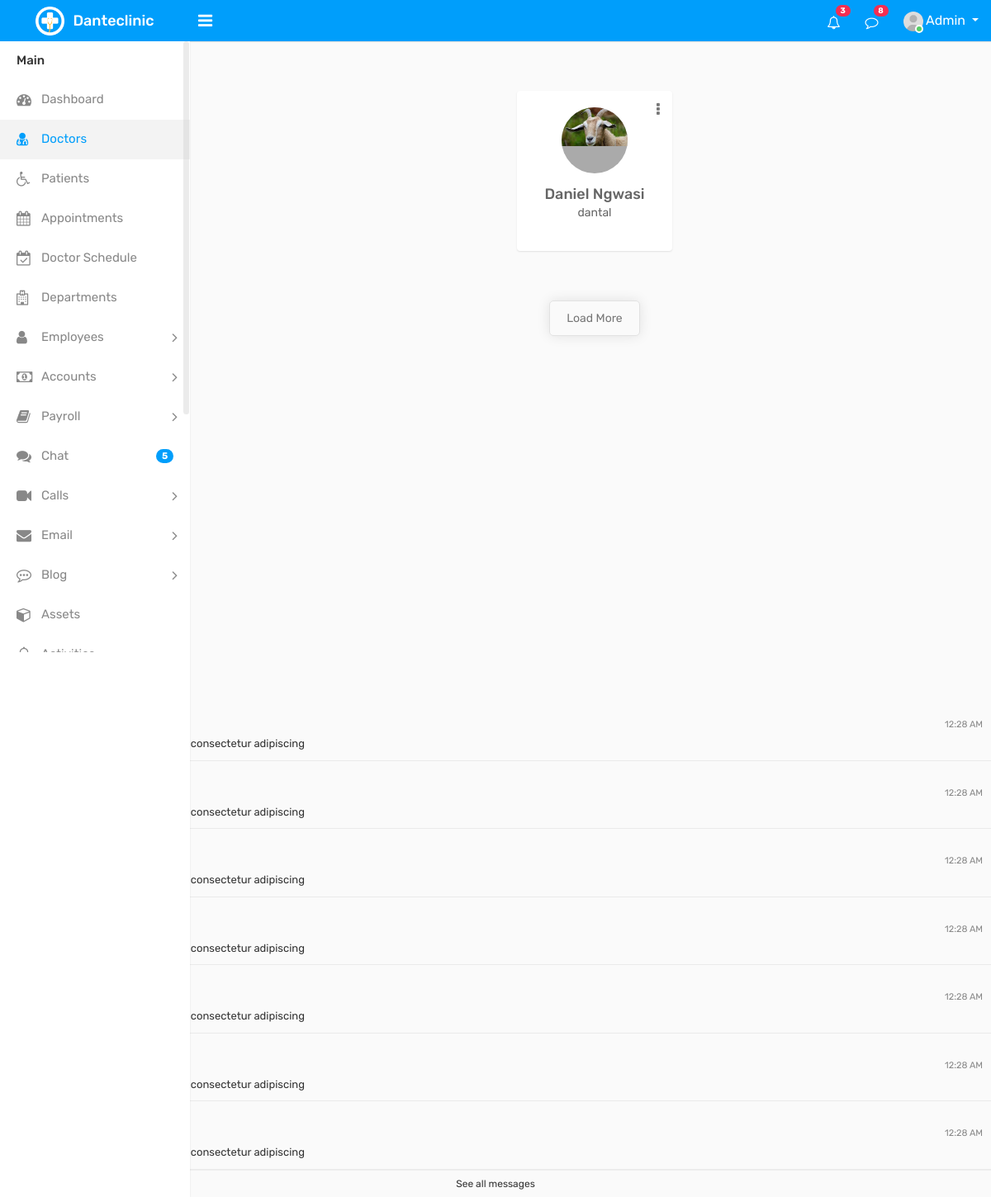
The app's page /doctors.html, older data.
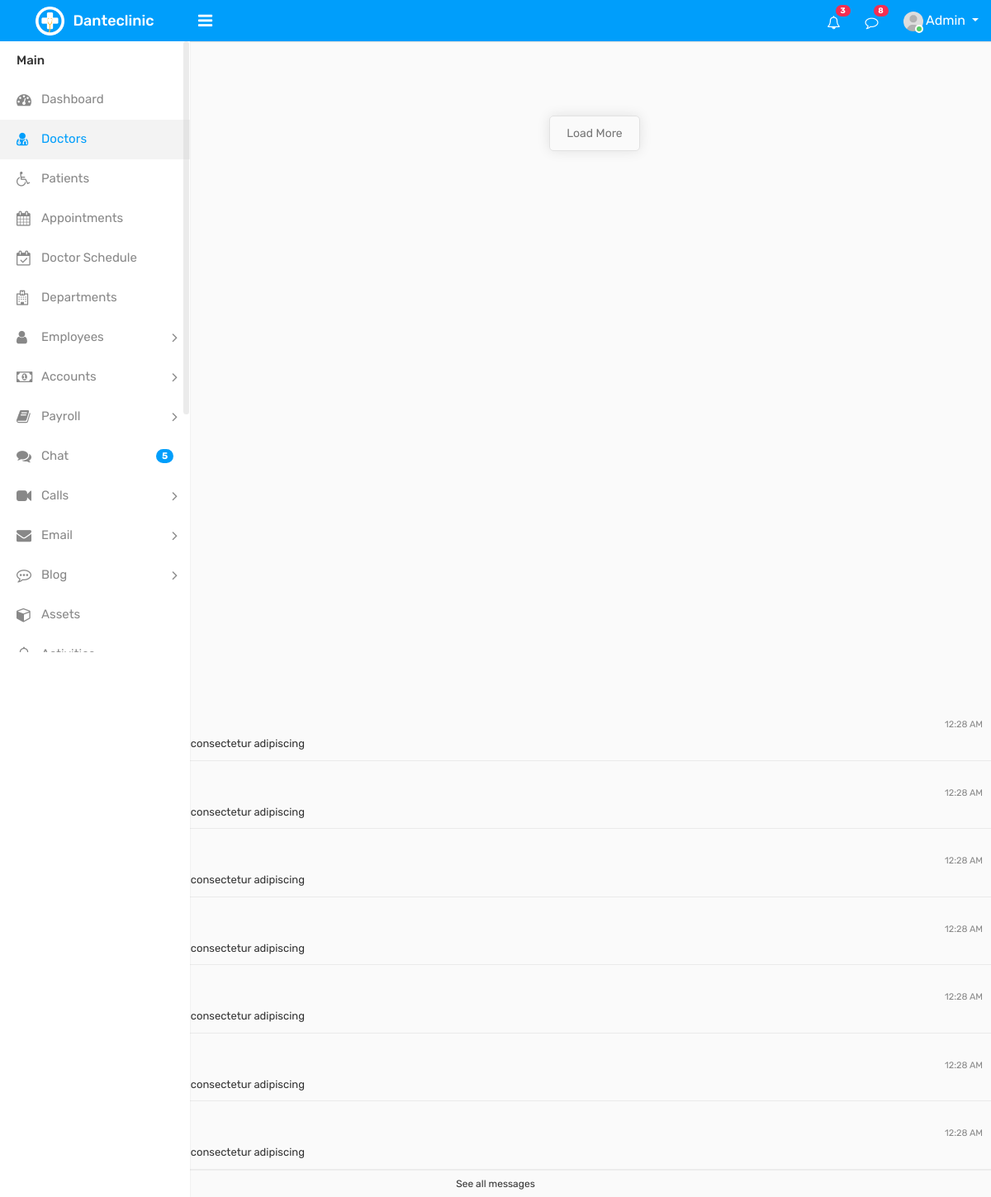
The same page, newer data.
### clinicapp/models.py (models this page shows, shortened)
class MedicalProfessional(models.Model):
    COUNTY_CHOICES = [
    ('KE-01', 'Mombasa'),
    ('KE-02', 'Kwale'),
    ('KE-03', 'Kilifi'),
    ('KE-04', 'Tana River'),
    ('KE-05', 'Lamu'),
    ('KE-06', 'Taita-Taveta'),
    ('KE-07', 'Garissa'),
    ('KE-08', 'Wajir'),
    ('KE-09', 'Mandera'),
    ('KE-10', 'Marsabit'),
    ('KE-11', 'Isiolo'),
    ('KE-12', 'Meru'),
    ('KE-13', 'Tharaka-Nithi'),
    ('KE-14', 'Embu'),
    ('KE-15', 'Kitui'),
    ('KE-16', 'Machakos'),
    ('KE-17', 'Makueni'),
    ('KE-18', 'Nyandarua'),
    ('KE-19', 'Nyeri'),
    ('KE-20', 'Kirinyaga'),
    ('KE-21', 'Murang\'a'),
    ('KE-22', 'Kiambu'),
    ('KE-23', 'Turkana'),
    ('KE-24', 'West Pokot'),
    ('KE-25', 'Samburu'),
    ('KE-26', 'Trans-Nzoia'),
    ('KE-27', 'Uasin Gishu'),
    ('KE-28', 'Elgeyo-Marakwet'),
    ('KE-29', 'Nandi'),
    ('KE-30', 'Baringo'),
    ('KE-31', 'Laikipia'),
    ('KE-32', 'Nakuru'),
    ('KE-33', 'Narok'),
    ('KE-34', 'Kajiado'),
    ('KE-35', 'Kericho'),
    ('KE-36', 'Bomet'),
    ('KE-37', 'Kakamega'),
    ('KE-38', 'Vihiga'),
    ('KE-39', 'Bungoma'),
    ('KE-40', 'Busia'),
    ('KE-41', 'Siaya'),
    ('KE-42', 'Kisumu'),
    ('KE-43', 'Homa Bay'),
    ('KE-44', 'Migori'),
    ('KE-45', 'Kisii'),
    ('KE-46', 'Nyamira'),
    ('KE-47', 'Nairobi'),
]
    STATUS_CHOICES = [
        ('ACT', _('Active')),
        ('LVE', _('On Leave')),
        ('RET', _('Retired')),
        ('SUS', _('Suspended')),
    ]
    first_name = models.CharField(_("First Name"), max_length=50)
    last_name = models.CharField(_("Surname"), max_length=50)
    email = models.EmailField(_("Work Email"), unique=True)
    phone = models.CharField(
        _("Mobile Number"),
        max_length=10,
        validators=[RegexValidator(regex=r'^07\d{8}$', message=_("Enter 10-digit Safaricom number starting with 07"))]
    )
    county = models.CharField(_("County of Practice"), max_length=5, choices=COUNTY_CHOICES)
    status = models.CharField(_("Employment Status"), max_length=3, choices=STATUS_CHOICES, default='ACT')
    license_number = models.CharField(_("Medical License"), max_length=20, unique=True, blank=True)
    occupation = models.ForeignKey(Occupation, on_delete=models.SET_NULL, null=True, verbose_name=_("Medical Specialty"))
    address = models.CharField(_("Clinic Address"), max_length=255, blank=True)
    bio = models.TextField(_("Professional Biography"), blank=True)
    avatar = models.ImageField(_("Profile Photo"), upload_to='professionals/avatars/', default='default/medical-professional.png')
    created_at = models.DateTimeField(auto_now_add=True)
    class Meta:
        ordering = ['last_name', 'first_name']
        verbose_name = _("Medical Practitioner")
        verbose_name_plural = _("Medical Practitioners")
        indexes = [
            models.Index(fields=['occupation']),
        ]

class Occupation(models.Model):
    code = models.CharField(max_length=5, unique=True)
    name = models.CharField(max_length=255)

### clinicapp/views.py (the view)
# urls.py: path('doctors.html', views.doctors, name='doctors'),
def doctors(request):
    doctors_list = MedicalProfessional.objects.select_related('occupation').all()
    return render(request, 'doctors.html', {'doctors': doctors_list})

### clinicapp/templates/doctors.html (shortened to what the changed rows need)
{% load static %}
<!DOCTYPE html>
<html lang="en">
  <head>
    <link
      rel="stylesheet"
      type="text/css"
      href="{% static 'clinicapp/css/bootstrap.min.css' %}"
    />
    <link
      rel="stylesheet"
      type="text/css"
      href="{% static 'clinicapp/css/font-awesome.min.css' %}"
    />
    <link
      rel="stylesheet"
      type="text/css"
      href="{% static 'clinicapp/css/select2.min.css' %}"
    />
    <link
      rel="stylesheet"
      type="text/css"
      href="{% static 'clinicapp/css/bootstrap-datetimepicker.min.css' %}"
    />
    <link
      rel="stylesheet"
      type="text/css"
      href="{% static 'clinicapp/css/style.css' %}"
    />
  </head>
  <body>
    <div class="main-wrapper">
      <div class="page-wrapper" style="margin-left: 240px; padding: 20px 30px; margin-top: 60px;">
    <div class="content container-fluid">
        <div class="row justify-content-center doctor-grid">
            {% for doctor in doctors %}
            <div class="col-md-4 col-sm-4 col-lg-3">
                <div class="profile-widget">
                    <div class="doctor-img">
                        <a class="avatar" href="{% url 'doctor_profile' doctor_id=doctor.id %}">
                            {% if doctor.avatar %}
                                <img alt="{{ doctor.first_name }}" src="{{ doctor.avatar.url }}" />
                            {% else %}
                                <img alt="{{ doctor.first_name }}" src="{% static 'clinicapp/img/doctor-thumb-03.jpg' %}" />
                            {% endif %}
                        </a>
                    </div>
                    <h4 class="doctor-name">{{ doctor.first_name }} {{ doctor.last_name }}</h4>
                    <p class="doctor-occupation">{{ doctor.occupation.name }}</p>
                    <div class="dropdown profile-action">
                        <a href="#" class="action-icon dropdown-toggle" data-toggle="dropdown" aria-expanded="false">
                            <i class="fa fa-ellipsis-v"></i>
                        </a>
                    </div>
                </div>
            </div>
            {% endfor %}
        </div>
    </div>
</div>
            </div>
  </body>
</html>

Row changes from the older to the newer data that the page shows:
removed MedicalProfessional: avatar (picture), first_name "Daniel", last_name "Ngwasi", occupation.name "dantal"
